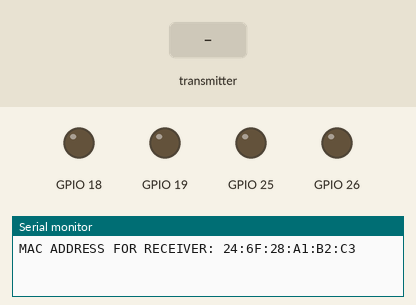
Recording of a sketch running on a simulated ESP32. Shown: output pins drawn as LEDs (lit = HIGH), the last lines printed to the serial monitor. The test bench sets the inputs (shaded band).

Above: at 2.7 s.
2.8 s: the transmitter starts sending x = 1024
At 3.4 s:
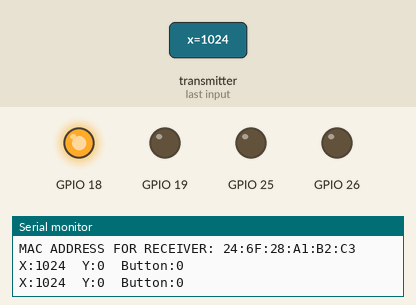
4.3 s: the transmitter starts sending y = 1024
5.8 s: the transmitter starts sending x = 0
At 6.9 s:
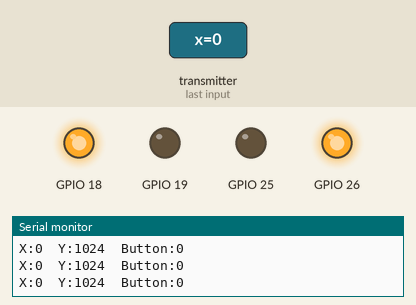
7.3 s: the transmitter starts sending button = 1
8.8 s: the transmitter starts sending y = 0
At 9.2 s:
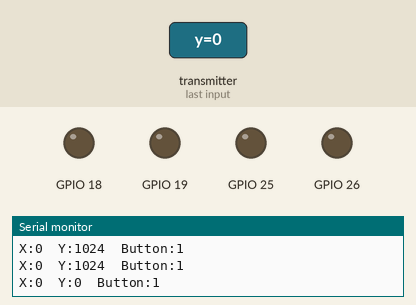
10.3 s: the transmitter starts sending button = 0
Timing chart, 0 to 12.8 s (numbered marks = the images above; inputs shaded):
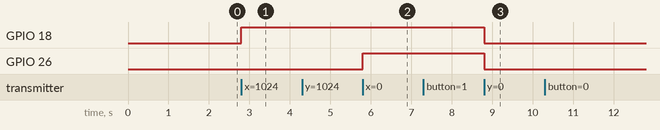

The sketch:

bot_receiver.ino
```cpp
#include <esp_now.h>
#include <WiFi.h>

typedef struct struct_message {
  int x;
  int y;
  int button;
} struct_message;

struct_message data;
int leftMotor;
int rightMotor;
// NEW callback format
void OnDataRecv(const esp_now_recv_info *info, const uint8_t *incomingData, int len) {

  memcpy(&data, incomingData, sizeof(data));

  Serial.printf("X:%d  Y:%d  Button:%d\n", data.x, data.y, data.button);
  SetMotor(data.x,data.y);

}
void SetMotor(int x, int y) {
  if (x > 0 ) {
    analogWrite(18, abs(x));
    analogWrite(19, 0);
    analogWrite(26, 0);
    analogWrite(25, 0);

  } else if (x < 0) {
    analogWrite(19,0);
    analogWrite(18, 0);
    analogWrite(26, abs(x));
    analogWrite(25, 0);
  } else if (y<0) {
    analogWrite(19, abs(y));
    analogWrite(18, 0);
    analogWrite(25, abs(y));
    analogWrite(26, 0);
  } else if (y>0) {
    analogWrite(18, abs(y));
    analogWrite(19, 0);
    analogWrite(26, abs(y));
    analogWrite(25, 0);
  } else {
    analogWrite(18, 0);
    analogWrite(19, 0);
    analogWrite(26, 0);
    analogWrite(25, 0);
  }
}


void setup() {

  Serial.begin(115200);
  delay(1000);

  WiFi.mode(WIFI_STA);
  delay(500);          // give WiFi time to start
  WiFi.disconnect();

  Serial.print("MAC ADDRESS FOR RECEIVER: ");
  Serial.println(WiFi.macAddress());

  if (esp_now_init() != ESP_OK) {
    Serial.println("ESP-NOW Init Failed");
    return;
  }

  esp_now_register_recv_cb(OnDataRecv);
}
void loop() {

}
```

Measured:
- after the input at 2.8 s, GPIO 18: LOW → HIGH at once
- after the input at 5.8 s, GPIO 26: LOW → HIGH at once
- after the input at 8.8 s, GPIO 18, GPIO 26: HIGH → LOW at once
